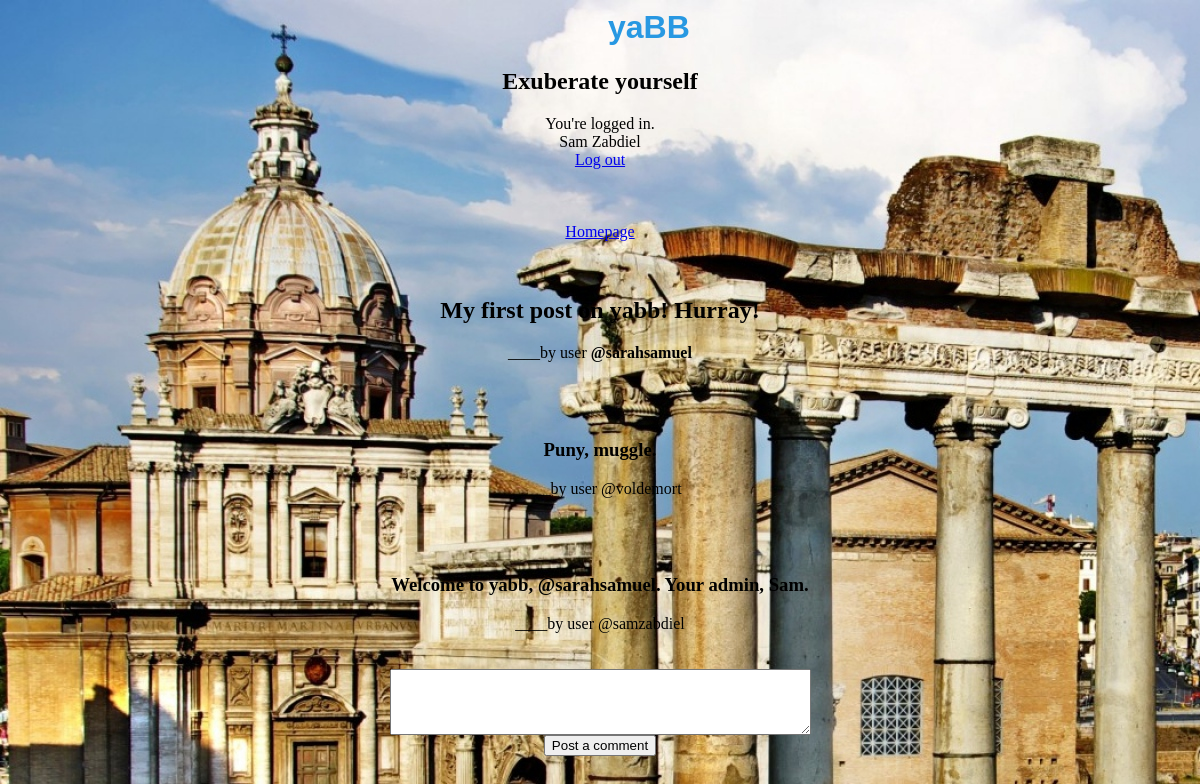
The page /post.php?postid=48 (signed in) on the database its author committed.
### tables this page shows
CREATE TABLE IF NOT EXISTS `users` (
`id` int(11) NOT NULL,
  `username` varchar(32) NOT NULL,
  `password` varchar(32) NOT NULL,
  `email_id` varchar(32) NOT NULL,
  `firstname` varchar(32) NOT NULL,
  `lastname` varchar(32) NOT NULL
);

CREATE TABLE IF NOT EXISTS `posts` (
`post_id` int(11) NOT NULL,
  `user_id` int(11) NOT NULL,
  `post` varchar(2048) NOT NULL,
  `upvotes` int(11) NOT NULL
);

CREATE TABLE IF NOT EXISTS `comments` (
`comment_id` int(11) NOT NULL,
  `post_id` int(11) NOT NULL,
  `user_id` int(11) NOT NULL,
  `comment` varchar(400) NOT NULL,
  `upvotes` int(11) NOT NULL
);

### core.inc.php (called while the page is built, shortened)
<?php
function loggedin() {
 if(isset($_SESSION['user_id'])&&!empty($_SESSION['user_id'])) {
   return true;
 }
 else {
   return false;
 }
}
 function getuserfield($field) {
   $query = "SELECT $field FROM users WHERE id='".$_SESSION['user_id']."'";
   if($query_run = mysql_query($query) or die(mysql_error())) {
     if($query_result = mysql_result($query_run,0,$field)) {
       return $query_result;
     }
   }
 }
?>

### post.php (the view, shortened to what this page needs)
<html>
<head>
      <h1>yaBB</h1>
      <h2>Exuberate yourself</h2>
</head>
<body><div class="ervything">
<?php
require 'core.inc.php';
$post_id = $_REQUEST['postid'];
if(loggedin()) {
  $firstname=getuserfield('firstname');
  $lastname=getuserfield('lastname');
  echo '<div id="loggedin">You\'re logged in.<br> '.$firstname.' '.$lastname.'  <br><a href="logout.php">Log out</a><br><br><br><br></div>';
?>
 <a href="index.php">Homepage</a> <br><br><br> <?php
$query_posts = "SELECT * From posts WHERE post_id='".$post_id."'";
$query_comments =  "SELECT * From comments WHERE post_id='".$post_id."'";
$query_post_run=mysql_query($query_posts);
if($query_comments_run = mysql_query($query_comments)){
$numb = mysql_num_rows($query_comments_run);
$post_user_id =  mysql_result($query_post_run,0,'user_id');
$post_user = mysql_query("SELECT username,id FROM users WHERE id='".$post_user_id."'");
$post_username = mysql_result($post_user,0,'username');
?><div class="post"><?php
echo '<h2>'.mysql_result($query_post_run,0,'post').'</h2>';
echo "____by user <strong>@$post_username</strong>
<br><br>";?></div><br><?php
if($numb>0){
for($i=$numb-1;$i>=0;$i--) {
  $query_comment_user = mysql_result($query_comments_run,$i,'user_id');
  $q_comment_user = mysql_query("SELECT * FROM users WHERE id='".$query_comment_user."'");
  $comment_username = mysql_result($q_comment_user,0,'username');
  echo '<div class="comment"><h3><br>';
  echo mysql_result($query_comments_run,$i,'comment');
  echo "</h3>____by user @$comment_username<br>";
  ?>
  <br></div><br>  <?php
}
}
else {
  echo '<div class="no_comments"><h2>No comments yet.<br>Be the first to make one.</h2></div>';
}
}
}
else {
   header('Location: index.php');
}
?>
<form action="post.php?postid=<?php echo $post_id?>" method="POST">
<textarea rows="4" cols="50" name="postcomment"></textarea><br>
         <input type="submit" value="Post a comment"></form>
</body>
</html>

### post.php (style rules this page uses)
h1 { text-align:center; font-family: sans-serif; color:#2898E2; border-top-style: solid; border-bottom-style: solid; border-color:black; border-width: 1px; margin-right:600px; margin-left:600px; }
h2 { opacity 0.4; }
body { text-align:center; background-image: url("Background.jpg"); }

### rows shown on the page
users: firstname "Sam", lastname "Zabdiel"
posts: post "My first post on yabb! Hurray!"
users: username "sarahsamuel"
comments: comment "Puny, muggle.", user.username "voldemort"
comments: comment "Welcome to yabb, @sarahsamuel. Your admin, Sam.", user.username "samzabdiel"
